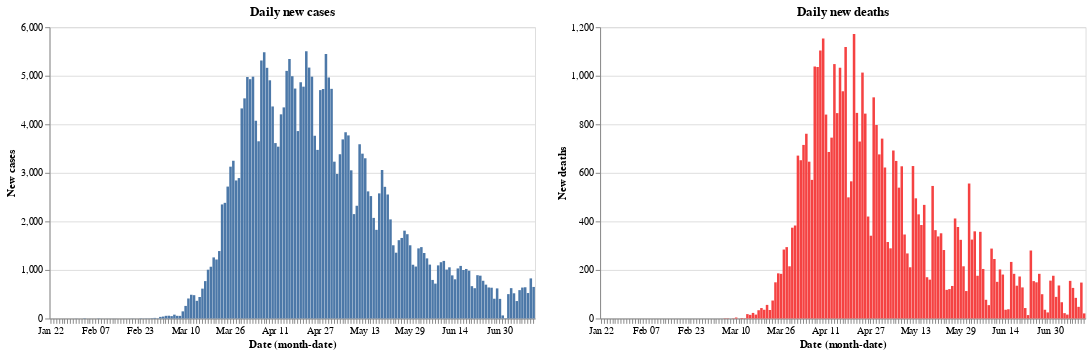

Notebook cell for this chart:
### Code cell
red = alt.value('#f54242')
base.encode(y='New cases').properties(title='Daily new cases')|base.encode(y='New deaths',color=red).properties(title='Daily new deaths')

### Figure 1 — Vega-Lite specification as saved in the notebook (floating-point values rounded to 4 significant figures; data arrays with more than 128 entries replaced by an {"elided": "..."} marker saying what was removed)
{"config": {"view": {"continuousWidth": 400, "continuousHeight": 300}}, "hconcat": [{"mark": "bar", "encoding": {"x": {"type": "ordinal", "field": "Date", "timeUnit": "monthdate"}, "y": {"type": "quantitative", "field": "New cases"}}, "title": "Daily new cases", "width": 500}, {"mark": "bar", "encoding": {"color": {"value": "#f54242"}, "x": {"type": "ordinal", "field": "Date", "timeUnit": "monthdate"}, "y": {"type": "quantitative", "field": "New deaths"}}, "title": "Daily new deaths", "width": 500}], "data": {"name": "data-5758e1f52523831642b5c0c1c6575581"}, "$schema": "https://vega.github.io/schema/vega-lite/v4.8.1.json", "datasets": {"data-5758e1f52523831642b5c0c1c6575581": {"elided": "173 records"}}}
